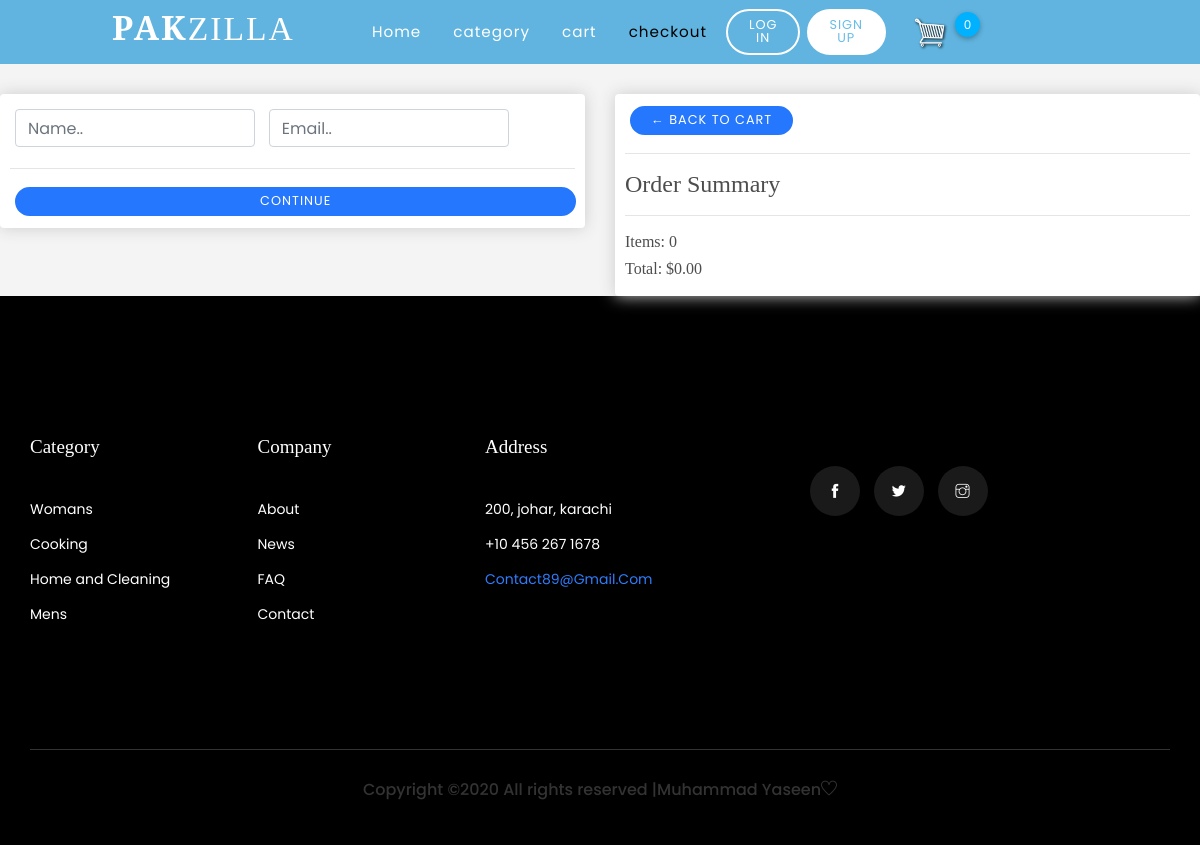
The app's page /checkout/ with its own data.
### app/models.py (models this page shows, shortened)
class Categorys(models.Model):
    name=models.CharField(max_length=200,null=True)

### app/views.py (the view)
# urls.py: path('checkout/', views.checkout, name='checkout'),
def checkout(request):
    categorys=Categorys.objects.all()
    viewdata=Viewdata(request)
    orderitem=viewdata['orderitem']
    items=viewdata['items']
    orders=viewdata['orders']
    context={'items':items,'orders':orders,'orderitem':orderitem,'categorys':categorys}
    return render(request,'app/checkout.html',context)

### app/utils.py (called while the page is built, shortened)
def cookieCart(request):
    try:
        cart = json.loads(request.COOKIES['cart'])
    except:
        cart = {}
    items = []
    orders = {'get_cart_item': 0, 'get_cart_total': 0, 'shipping': False}
    orderitem = orders['get_cart_item']
    return {'orderitem':orderitem,'orders':orders,'items':items}

def Viewdata(request):
    if request.user.is_authenticated:
        customer=request.user.customer
        orders,create=Order.objects.get_or_create(customer=customer,complete=False)
        items=orders.orderitem_set.all()
        orderitem=orders.get_cart_item
    else:
        cookieData=cookieCart(request)
        orderitem=cookieData['orderitem']
        orders=cookieData['orders']
        items=cookieData['items']
    return{
        'orders':orders,
        'items':items,
        'orderitem':orderitem
    }

### app/templates/app/checkout.html (shortened to what this page needs)
{% extends 'app/base.html' %}
{% block content  %}
{% load static %}
 <div class="row">
		<div class="col-lg-6">
			<div class="box-element" id="form-wrapper">
				<form id="form">
					<div id="user-info">
						<div class="form-field">
							<input required class="form-control" type="text" name="name" placeholder="Name..">
						</div>
						<div class="form-field">
							<input required class="form-control" type="email" name="email" placeholder="Email..">
						</div>
					</div>
					<hr>
					<input id="form-button" class="btn btn-success btn-block" type="submit" value="Continue">
				</form>
			</div>
			<br>
		</div>
		<div class="col-lg-6">
			<div class="box-element">
				<a  class="btn btn-outline-dark" href="{% url 'cart' %}">&#x2190; Back to Cart</a>
				<hr>
				<h3>Order Summary</h3>
				<hr>
				<h5>Items:   {{orders.get_cart_item}}</h5>
				<h5>Total:   ${{orders.get_cart_total|floatformat:2}}</h5>
			</div>
		</div>
	</div>
{% endblock content %}

### app/templates/app/base.html (shortened to what this page needs)
{% load static %}
<!DOCTYPE html>
<html lang="en">
<head>
    <link rel="stylesheet" href="https://stackpath.bootstrapcdn.com/bootstrap/4.4.1/css/bootstrap.min.css">
<link rel="stylesheet" href="https://cdnjs.cloudflare.com/ajax/libs/font-awesome/4.7.0/css/font-awesome.min.css">
    <link rel="stylesheet" href="{% static 'css/bootstrap.min.css' %}">
    <link rel="stylesheet" href="{% static 'css/animate.css' %}">
    <link rel="stylesheet" href="{% static 'css/owl.carousel.min.css' %}">
    <link rel="stylesheet" href="{% static 'css/all.css' %}">
      <link rel="stylesheet" href="{% static 'css/nice-select.css' %}">
    <link rel="stylesheet" href="{% static 'css/flaticon.css' %}">
    <link rel="stylesheet" href="{% static 'css/themify-icons.css' %}">
    <link rel="stylesheet" href="{% static 'css/magnific-popup.css' %}">
    <link rel="stylesheet" href="{% static 'css/slick.css' %}">
      <link rel="stylesheet" href="{% static 'css/price_rangs.css' %}">
    <link rel="stylesheet" href="{% static 'css/style.css' %}">
    <link rel="stylesheet" href="{% static 'css/style2.css' %}">
    <link rel="stylesheet" href="{% static 'css/style3.css' %}">
      <link rel="stylesheet" href="{% static 'css/fontawesome-all.min.css' %}">
</head>
<body>
    <header>
        <div class="container" id="container">
            <div class="logo-container">
                <a href="{% url 'store' %}"><h3 class="logo" style="font-size: 2.1rem;">Pak<span>Zilla</span></h3></a>
            </div>
            <div class="nav-btn">
                <div class="nav-links">
                    <ul class="ul">
                        <li class="nav-link" style="--i: .6s" class="li">
                            {% if '/' == request.path%}
                                <a href="{% url 'store' %}" style="color:black;">Home</a>
                            {% else %}
                                <a href="{% url 'store' %}">Home</a>
                            {% endif %}
                        </li>
                        <li class="nav-link" style="--i: .6s">
                            {% if 'category' in request.path%}
                                <a href="{% url 'category' %}" style="color:black;">category</a>
                            {% else %}
                                <a href="{% url 'category' %}">category</a>
                            {% endif %}
                        </li>
                        <li class="nav-link" style="--i: .6s">
                            {% if 'cart' in request.path%}
                                <a href="{% url 'cart' %}" style="color:black;">cart</a>
                            {% else %}
                                <a href="{% url 'cart' %}">cart</a>
                            {% endif %}
                        </li>
                        <li class="nav-link" style="--i: .6s">
                            {% if 'checkout' in request.path%}
                                <a href="{% url 'checkout' %}" style="color:black;">checkout</a>
                            {% else %}
                                <a href="{% url 'checkout' %}" >checkout</a>
                            {% endif %}
                        </li>
                    </ul>
                </div>
                <div class="log-sign" style="--i: 1.8s">
                    {% if request.user.is_authenticated %}
                        <img src="{% static 'image/user.png' %}">
                        <a class="link">{{request.user}}</a>
                    {% else %}
                    <a href="{% url 'login' %}" class="btn transparent">Log in</a>
                    <a href="{% url 'signup' %}" class="btn solid">Sign up</a>
                    {% endif %}
                </div>
                <div class="log-sign" style="--i: 1.8s">
                    <a href="{% url 'cart' %}">
                     <img  id="cart-icon" src="{% static 'image/cart.png' %}">
                     </a>
                    <br>&nbsp;&nbsp;
                    <p id="cart-total">{{orderitem}}</p>
                </div>
                <div class="log-sign" style="--i: 1.8s">
                </div>
            </div>
        </div>
    </header>
         <div class="container-fuild">
                <br>
                {% block content %}
                 {% endblock content %}
         </div>
  <footer class="footer_part">
        <div class="container">
            <div class="row justify-content-between">
                <div class="col-sm-6 col-lg-2">
                    <div class="single_footer_part">
                           <h4>Category</h4>
                        {% for category in categorys %}
                            <ul class="list-unstyled">
                                <li><a href="/category/?category={{category.id}}">{{category.name}}</a></li>
                            </ul>
                        {% endfor %}
                    </div>
                </div>
                <div class="col-sm-6 col-lg-2">
                    <div class="single_footer_part">
                        <h4>Company</h4>
                        <ul class="list-unstyled">
                            <li><a href="">About</a></li>
                            <li><a href="">News</a></li>
                            <li><a href="">FAQ</a></li>
                            <li><a href="">Contact</a></li>
                        </ul>
                    </div>
                </div>
                <div class="col-sm-6 col-lg-3">
                    <div class="single_footer_part">
                        <h4>Address</h4>
                        <ul class="list-unstyled">
                            <li><a href="#">200, johar, karachi</a></li>
                            <li><a href="#">+10 456 267 1678</a></li>
                            <li><span>contact89@gmail.com</span></li>
                        </ul>
                    </div>
                </div>
                <div class="col-sm-6 col-lg-4">
                    <div class="single_footer_part">
                        <div class="social_icon">
                            <a href="https://www.facebook.com/profile.php?id=100045957255285&ref=bookmarks" target="_blank"><i class="ti-facebook"></i></a>
                            <a href="#"><i class="ti-twitter-alt"></i></a>
                            <a href="https://www.instagram.com/yaseen_k5/?hl=en"  target="_blank"><i class="ti-instagram"></i></a>
                        </div>
                    </div>
                </div>
            </div>
            <div class="row justify-content-center">
                <div class="col-lg-12">
                    <div class="copyright_text">
                        <P>
Copyright &copy;<script>document.write(new Date().getFullYear());</script> All rights reserved |Muhammad Yaseen<i class="ti-heart" aria-hidden="true"></i>
</P>
                    </div>
                </div>
            </div>
        </div>
    </footer>
</body>
</html>

### static/css/style3.css (style rules this page uses)
h1,h2,h3,h4,h5,h6 { color:hsl(0, 0%, 30%); }
.box-element { box-shadow:hsl(0, 0%, 80%) 0 0 16px; background-color: #fff; border-radius: 4px; padding: 10px; }
#cart-icon { width:35px; display: inline-block; margin-left: 15px; }
#cart-total { width: 25px; height: 25px; background: #00b1ff; color: #fff; line-height: 25px; text-align: center; border-radius: 30px; font-size: 12px; top: 0px; right: -6px; -webkit-transition: all 0.2s ease-out 0s; -moz-transition: all 0.2s ease-out 0s; -ms-transition: all 0.2s ease-out 0s; -o-transition: all 0.2s ease-out 0s; transition: all 0.2s ease-out 0s; box-shadow: 0 2px 5px rgba(0, 0, 0, 0.3); }
.col-lg-4, .col-lg-6, .col-lg-8, .col-lg-12 { margin-top: 10px; }
.btn { border-radius: 0; }
.form-field { width:250px; display: inline-block; padding: 5px; }

### app/templates/app/base.html (style rules this page uses)
.ul { list-style: none; }
a { text-decoration: none; }
header { position: sticky; top: 0px; background-color: #60b4df; width: 100%; z-index: 1000; }
#container { max-width: 65rem; padding: 0 2rem; margin: 0 auto; display: flex; position: relative; }
.logo-container { flex: 1; display: flex; align-items: center; }
.nav-btn { flex: 3; display: flex; }
.nav-links { flex: 2; }
.log-sign { display: flex; justify-content: center; align-items: center; flex: 1; }
.logo { color: #fff; font-size: 1.1rem; font-weight: 600; letter-spacing: 2px; text-transform: uppercase; line-height: 3rem; }
.logo span { font-weight: 300; }
.btn { display: inline-block; padding: .5rem 1.3rem; font-size: .8rem; border: 2px solid #fff; border-radius: 2rem; line-height: 1; margin: 0 .2rem; transition: .3s; text-transform: uppercase; }
.btn.solid, .btn.transparent:hover { background-color: #fff; color: #69bde7; }
.btn.transparent, .btn.solid:hover { background-color: transparent; color: #fff; }
.nav-links > ul { display: flex; justify-content: center; align-items: center; }
.nav-link { position: relative; }
.nav-link > a { line-height: 3rem; color: #fff; padding:-1px, 0 .8rem; letter-spacing: 1px; font-size: .95rem; display: flex; align-items: center; justify-content: space-between; transition: .5s; }

### records on screen
Categorys: name "Womans"
Categorys: name "Cooking"
Categorys: name "Home and Cleaning"
Categorys: name "Mens"

### other values on screen
{{ orderitem }} "0"
{{ orders.get_cart_item }} "0"
{{ orders.get_cart_total|floatformat:2 }} "0.00"
